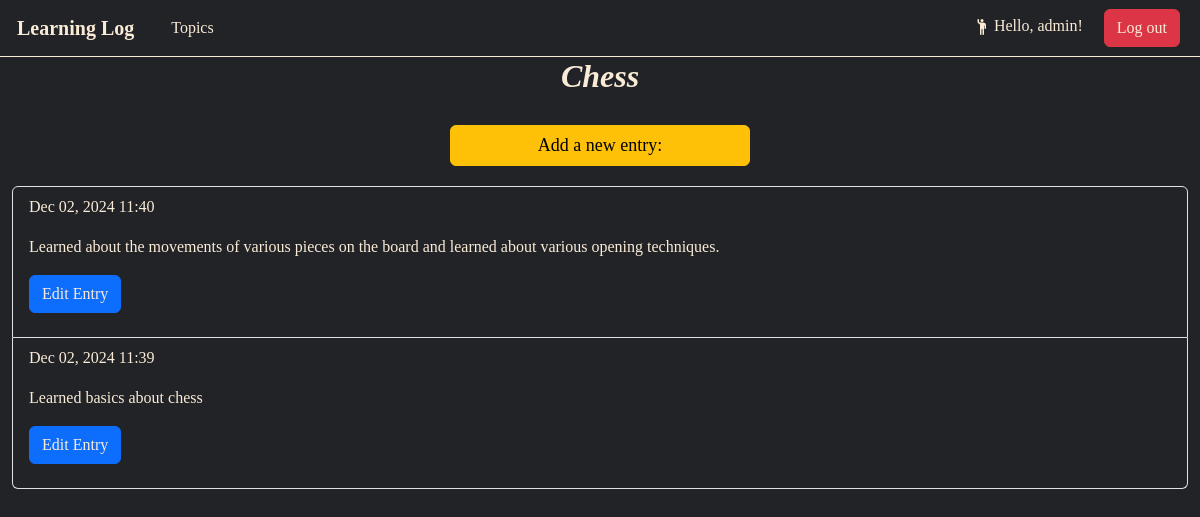
/topics/1 (signed in), run on an earlier commit of the app's database.
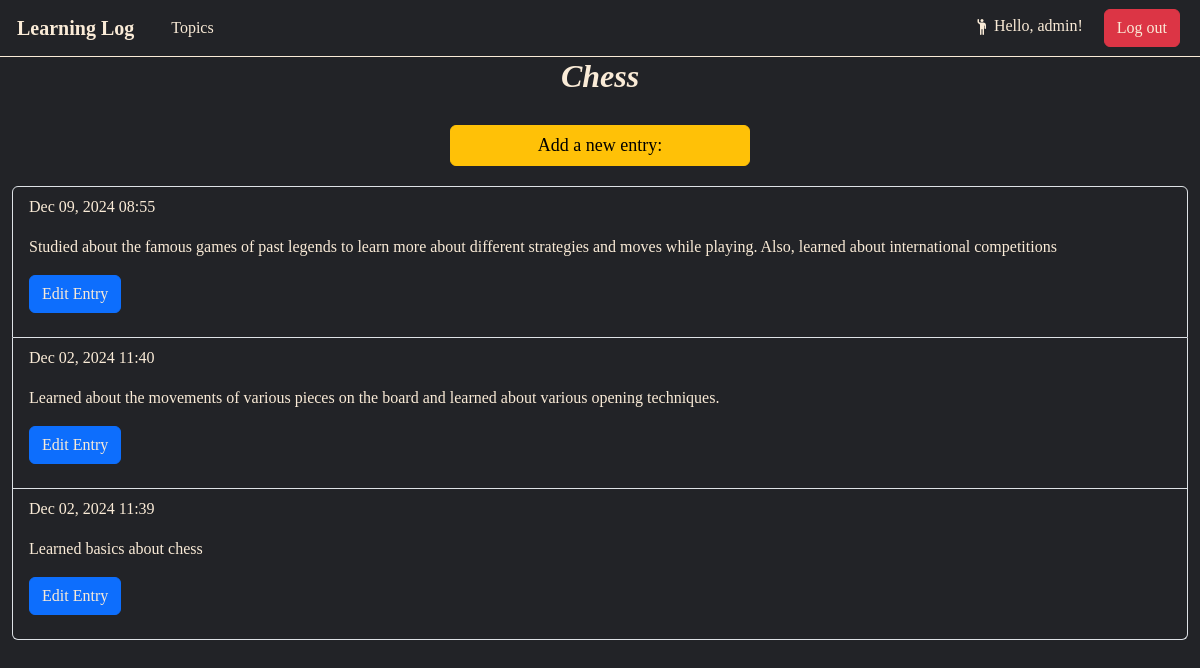
And on a later commit of the database.
### learning_logs/models.py (models this page shows, shortened)
class Entry(models.Model):
    topic = models.ForeignKey(Topic, on_delete=models.CASCADE)
    text = models.TextField()
    date_added = models.DateTimeField(auto_now_add=True)
    class Meta:
        verbose_name_plural = 'entries'

### learning_logs/views.py (the view)
# urls.py: path('topics/<int:topic_id>', views.topic, name='topic'),
@login_required(login_url='users:login')
def topic(request, topic_id):
    topic = Topic.objects.get(id=topic_id)
    if topic.owner != request.user:
        raise Http404
    entries = topic.entry_set.order_by('-date_added')
    context = {'topic':topic, 'entries':entries}
    return render(request, 'learning_logs/topic.html', context)

### learning_logs/models.py (called while the page is built)
    def __str__(self):
        return self.text

### learning_logs/templates/learning_logs/topic.html
{% extends 'learning_logs/base.html' %}
{% block content %}
    <div class="container-fluid" style="margin: auto; margin-bottom: 5px;">
        <div class="container-fluid" style="text-align: center;">
            <h2 style=" font-size:xx-large; margin-bottom: 10px; font-family: cursive; font-weight: 800; font-style: italic; color: antiquewhite;"> {{ topic }}</h2>
            <a class="btn btn-primary btn-warning" href="{% url 'learning_logs:new_entry' topic.id %}"
                style="font-size: large; font-family: cursive; margin-top: 20px; width: 300px;">Add a new entry:
            </a>
        </div>
        <ul class="list-group" style="margin-top: 20px; background-color: inherit;">
            {% for entry in entries %}
            <li class="list-group-item" style="font-family: cursive; font-weight: 300; background-color: inherit; color: antiquewhite;">
                <p>{{ entry.date_added|date:"M d, Y H:i" }}</p>
                <p>{{ entry.text }}</p>
                <p>
                    <a class="btn btn-primary" href="{% url 'learning_logs:edit_entry' entry.id %}" style="text-decoration: none; color: antiquewhite; font-family: cursive;">Edit Entry</a>
                </p>
            </li>
            {% empty %}
            <li class="list-group-item">There are no entries for this topic.</li>
            {% endfor %}
        </ul>
    </div>
{% endblock content %}

What changed in the data, as far as the page shows it:
added Entry: date_added "Dec 09, 2024 08:55", text "Studied about the famous games of past legends to learn more about different strategies and moves while playing. Also, learned about international competitions"
